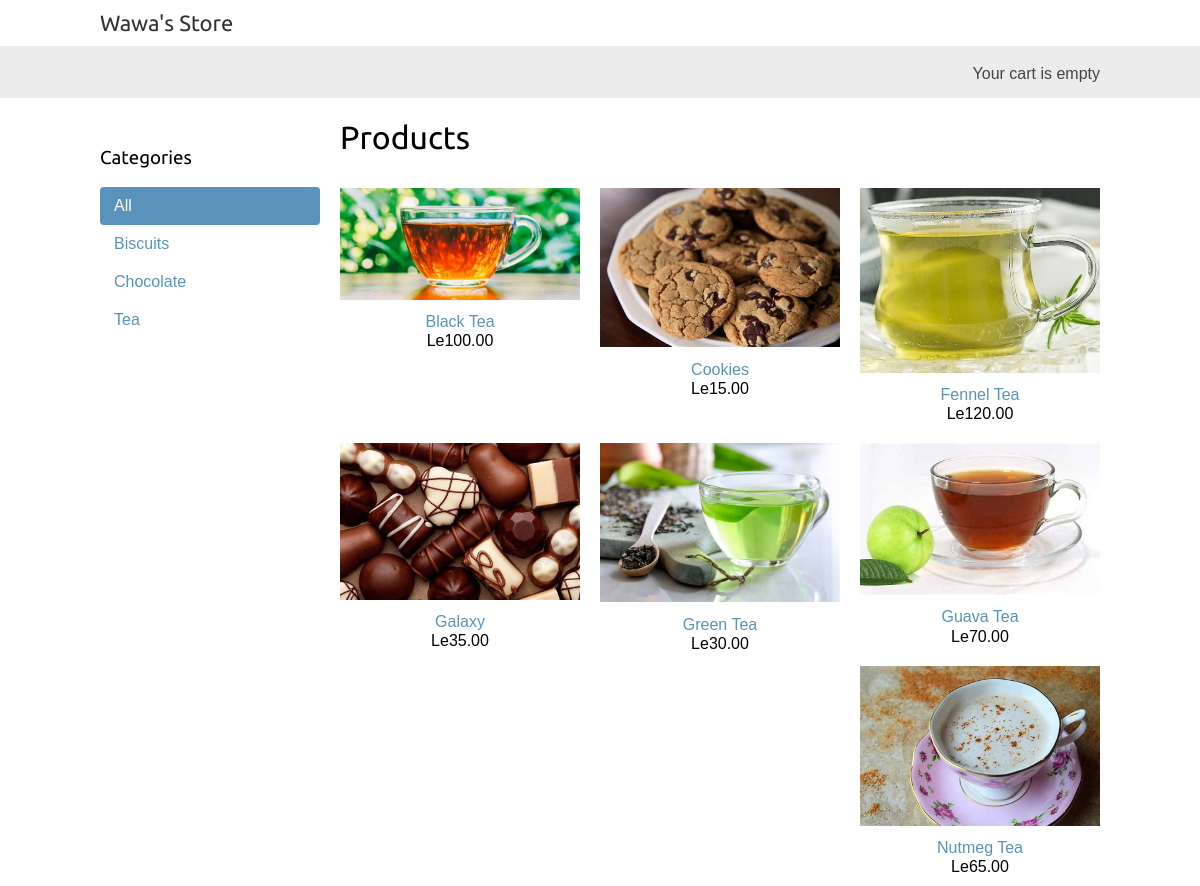
The page / on the database its author committed.
### shop/models.py (models this page shows, shortened)
class Category(models.Model):
    name = models.CharField(max_length=200)
    slug = models.SlugField(max_length=200, unique=True)
    class Meta:
        ordering = ['name']
        indexes = [
            models.Index(fields=['name']),
        ]
        verbose_name = 'category'
        verbose_name_plural = 'categories'
    def get_absolute_url(self):
        return reverse('shop:product_list_by_category', args=[self.slug])

class Product(models.Model):
    category = models.ForeignKey(Category, related_name='products',
                                 on_delete=models.CASCADE)
    name = models.CharField(max_length=200)
    slug = models.SlugField(max_length=200)
    image = models.ImageField(upload_to='products/%Y/%m/%d',
                              blank=True)
    description = models.TextField(blank=True)
    price = models.DecimalField(max_digits=10, decimal_places=2)
    available = models.BooleanField(default=True)
    created = models.DateTimeField(auto_now_add=True)
    updated = models.DateTimeField(auto_now=True)
    class Meta:
        ordering = ['name']
        indexes = [
            models.Index(fields=['id', 'slug']),
            models.Index(fields=['name']),
            models.Index(fields=['created']),
        ]
    def get_absolute_url(self):
        return reverse('shop:product_detail', args=[self.id,
                                                    self.slug])

### shop/views.py (the view)
# urls.py: path('', views.product_list, name='product_list'),
def product_list(request, category_slug=None):
    category = None
    categories = Category.objects.all()
    products = Product.objects.filter(available=True)
    if category_slug:
        category = get_object_or_404(Category, slug=category_slug)
        products = products.filter(category=category)
    return render(request, 'shop/product/list.html',
                  {'category': category,
                   'categories': categories,
                   'products': products})

### cart/cart.py (called while the page is built)
    def __len__(self):
        return sum(item['quantity'] for item in self.cart.values())

### cart/context_processors.py (called while the page is built)
def cart(request):
    return {'cart': Cart(request)}

### shop/templates/shop/product/list.html (shortened to what this page needs)
{% extends 'shop/base.html' %}
{% load static %}
{% block content %}
    <div id="sidebar">
    <h3>Categories</h3>
    <ul>
        <li {% if not category %} class="selected" {% endif %}>
        <a href="{% url "shop:product_list" %}">All</a>
        </li>
    {% for c in categories %}
    <li {% if category.slug == c.slug %} class="selected" {% endif %}>
    <a href="{{ c.get_absolute_url }}">{{ c.name }}</a>
    </li>
    {% endfor %}
    </ul>
    </div>
    <div id="main" class="product-list">
    <h1>{% if category %} {{ category.name }}{% else %}Products
    {% endif %}</h1>
    {% for product in products %}
        <div class="item">
            <a href="{{ product.get_absolute_url }}">
                <img src="{% if product.image %}{{ product.image.url }}{% else %}
                {% static "img/no_image.png" %} {% endif %}">
            </a>
        <a href="{{ product.get_absolute_url }}">{{ product.name }}</a>
        <br>
        Le{{ product.price }}
        </div>
    {% endfor %}
    </div>
{% endblock %}

### shop/templates/shop/base.html (shortened to what this page needs)
{% load static %}
<!DOCTYPE html>
<html lang="en">
<head>
    <link href="{% static "css/base.css" %}" rel="stylesheet">
</head>
<body>
     <div id="header">
         <a href="/" class="logo">Wawa's Store</a>
     </div>
     <div id="subheader">
         <div class="cart">
          {% with total_items=cart|length %}
             {% if total_items > 0 %}
                 Your cart:
                 <a href="{% url "cart:cart_detail" %}">
                     {{ total_items }} item{{ total_items|pluralize }},
                     Le{{ cart.get_total_price }}
                 </a>
             {% elif not order %}
                 Your cart is empty
             {% endif %}
         {% endwith %}
         </div>
     </div>
     <div id="content">
         {% block content %}
         {% endblock %}
     </div>
</body>
</html>

### shop/static/css/base.css (style rules this page uses)
body { margin:0; padding:0; font-family:helvetica, sans-serif; }
h1, h2, h3, h4, h5 , h6 { font-family: 'Ubuntu', sans-serif; font-weight:normal; }
a { text-decoration:none; color:#5993bb; }
#header { padding:10px 100px; font-size:18px; overflow:auto; }
#subheader { background:#ececec; color:#444; padding:15px 100px; overflow:auto; }
#header .logo { font-family: 'Ubuntu', sans-serif; float:left; color:#333; font-size:22px; margin-right:10%; }
#subheader .cart { float:right; padding-top:4px; }
#content { padding:0 100px; overflow:hidden; }
#sidebar { width:220px; padding:30px 20px 0 0; float:left; }
#sidebar ul { margin:0; padding:0; }
#sidebar ul li { margin:0; list-style:none; padding:10px 14px; }
#sidebar ul li a { display:block; }
#sidebar ul li.selected { background:#5993bb; border-radius:4px; }
#sidebar ul li.selected a { color:#fff; }
#main { float:left; width: 96%; margin-right:-220px; overflow:hidden; }
.product-list .item { width:25%; padding:10px 20px 10px 0; float:left; text-align:center; line-height:1.2; }
.product-list .item img { width:100%; margin-bottom:8px; }

### rows shown on the page
Category: name "Biscuits"
Category: name "Chocolate"
Category: name "Tea"
Product: image (picture), name "Black Tea", price "100.00"
Product: image (picture), name "Cookies", price "15.00"
Product: image (picture), name "Fennel Tea", price "120.00"
Product: image (picture), name "Galaxy", price "35.00"
Product: image (picture), name "Green Tea", price "30.00"
Product: image (picture), name "Guava Tea", price "70.00"
Product: image (picture), name "Nutmeg Tea", price "65.00"
